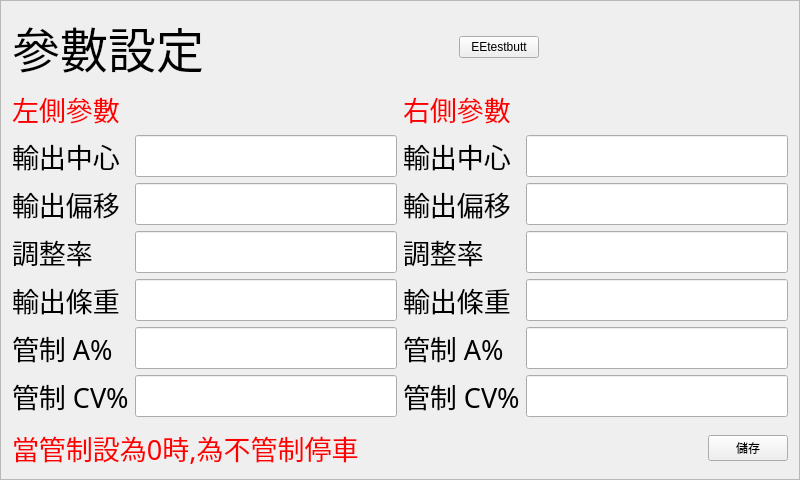
  <widget class="QFrame" name="prameter">
   <property name="geometry">
    <rect>
     <x>0</x>
     <y>0</y>
     <width>800</width>
     <height>480</height>
    </rect>
   </property>
   <property name="autoFillBackground">
    <bool>true</bool>
   </property>
   <property name="frameShape">
    <enum>QFrame::StyledPanel</enum>
   </property>
   <property name="frameShadow">
    <enum>QFrame::Raised</enum>
   </property>
   <layout class="QVBoxLayout" name="verticalLayout">
    <item>
     <layout class="QHBoxLayout" name="horizontalLayout_7">
      <item>
       <widget class="QLabel" name="label_26">
        <property name="font">
         <font>
          <family>標楷體</family>
          <pointsize>36</pointsize>
         </font>
        </property>
        <property name="toolTipDuration">
         <number>1</number>
        </property>
        <property name="autoFillBackground">
         <bool>false</bool>
        </property>
        <property name="lineWidth">
         <number>4</number>
        </property>
        <property name="text">
         <string>參數設定</string>
        </property>
       </widget>
      </item>
      <item>
       <spacer name="horizontalSpacer_10">
        <property name="orientation">
         <enum>Qt::Horizontal</enum>
        </property>
        <property name="sizeHint" stdset="0">
         <size>
          <width>40</width>
          <height>20</height>
         </size>
        </property>
       </spacer>
      </item>
      <item>
       <widget class="QPushButton" name="EEtestbutt">
        <property name="text">
         <string>EEtestbutt</string>
        </property>
       </widget>
      </item>
      <item>
       <spacer name="horizontalSpacer_11">
        <property name="orientation">
         <enum>Qt::Horizontal</enum>
        </property>
        <property name="sizeHint" stdset="0">
         <size>
          <width>40</width>
          <height>20</height>
         </size>
        </property>
       </spacer>
      </item>
     </layout>
    </item>
    <item>
     <layout class="QHBoxLayout" name="horizontalLayout_3">
      <item>
       <layout class="QFormLayout" name="formLayout">
        <item row="0" column="0">
         <widget class="QLabel" name="label_27">
          <property name="enabled">
           <bool>true</bool>
          </property>
          <property name="font">
           <font>
            <family>標楷體</family>
            <pointsize>20</pointsize>
           </font>
          </property>
          <property name="toolTipDuration">
           <number>1</number>
          </property>
          <property name="styleSheet">
           <string notr="true">color:rgb(255, 0, 0)</string>
          </property>
          <property name="lineWidth">
           <number>4</number>
          </property>
          <property name="text">
           <string>左側參數</string>
          </property>
         </widget>
        </item>
        <item row="0" column="1">
         <spacer name="horizontalSpacer_4">
          <property name="orientation">
           <enum>Qt::Horizontal</enum>
          </property>
          <property name="sizeHint" stdset="0">
           <size>
            <width>136</width>
            <height>20</height>
           </size>
          </property>
         </spacer>
        </item>
        <item row="1" column="0">
         <widget class="QLabel" name="label_31">
          <property name="font">
           <font>
            <family>標楷體</family>
            <pointsize>20</pointsize>
           </font>
          </property>
          <property name="toolTipDuration">
           <number>1</number>
          </property>
          <property name="lineWidth">
           <number>4</number>
          </property>
          <property name="text">
           <string>輸出中心</string>
          </property>
         </widget>
        </item>
        <item row="1" column="1">
         <widget class="QLineEdit" name="L_feedoutcenter">
          <property name="font">
           <font>
            <family>Calibri</family>
            <pointsize>20</pointsize>
           </font>
          </property>
          <property name="focusPolicy">
           <enum>Qt::StrongFocus</enum>
          </property>
          <property name="text">
           <string/>
          </property>
          <property name="alignment">
           <set>Qt::AlignCenter</set>
          </property>
         </widget>
        </item>
        <item row="2" column="0">
         <widget class="QLabel" name="label_37">
          <property name="font">
           <font>
            <family>標楷體</family>
            <pointsize>20</pointsize>
           </font>
          </property>
          <property name="toolTipDuration">
           <number>1</number>
          </property>
          <property name="lineWidth">
           <number>4</number>
          </property>
          <property name="text">
           <string>輸出偏移</string>
          </property>
         </widget>
        </item>
        <item row="2" column="1">
         <widget class="QLineEdit" name="L_outputoffset">
          <property name="font">
           <font>
            <family>Calibri</family>
            <pointsize>20</pointsize>
           </font>
          </property>
          <property name="alignment">
           <set>Qt::AlignCenter</set>
          </property>
         </widget>
        </item>
        <item row="3" column="0">
         <widget class="QLabel" name="label_28">
          <property name="font">
           <font>
            <family>標楷體</family>
            <pointsize>20</pointsize>
           </font>
          </property>
          <property name="toolTipDuration">
           <number>1</number>
          </property>
          <property name="lineWidth">
           <number>4</number>
          </property>
          <property name="text">
           <string>調整率</string>
          </property>
         </widget>
        </item>
        <item row="3" column="1">
         <widget class="QLineEdit" name="L_adjustrate">
          <property name="font">
           <font>
            <family>Calibri</family>
            <pointsize>20</pointsize>
           </font>
          </property>
          <property name="alignment">
           <set>Qt::AlignCenter</set>
          </property>
         </widget>
        </item>
        <item row="4" column="0">
         <widget class="QLabel" name="label_33">
          <property name="font">
           <font>
            <family>標楷體</family>
            <pointsize>20</pointsize>
           </font>
          </property>
          <property name="toolTipDuration">
           <number>1</number>
          </property>
          <property name="lineWidth">
           <number>4</number>
          </property>
          <property name="text">
           <string>輸出條重</string>
          </property>
         </widget>
        </item>
        <item row="4" column="1">
         <widget class="QLineEdit" name="L_outputweight">
          <property name="font">
           <font>
            <family>Calibri</family>
            <pointsize>20</pointsize>
           </font>
          </property>
          <property name="alignment">
           <set>Qt::AlignCenter</set>
          </property>
         </widget>
        </item>
        <item row="5" column="0">
         <widget class="QLabel" name="label_10">
          <property name="font">
           <font>
            <family>標楷體</family>
            <pointsize>20</pointsize>
           </font>
          </property>
          <property name="toolTipDuration">
           <number>1</number>
          </property>
          <property name="lineWidth">
           <number>4</number>
          </property>
          <property name="text">
           <string>管制 A%</string>
          </property>
         </widget>
        </item>
        <item row="5" column="1">
         <widget class="QLineEdit" name="L_limit_Aper">
          <property name="font">
           <font>
            <family>Calibri</family>
            <pointsize>20</pointsize>
           </font>
          </property>
          <property name="alignment">
           <set>Qt::AlignCenter</set>
          </property>
         </widget>
        </item>
        <item row="6" column="0">
         <widget class="QLabel" name="label_35">
          <property name="font">
           <font>
            <family>標楷體</family>
            <pointsize>20</pointsize>
           </font>
          </property>
          <property name="toolTipDuration">
           <number>1</number>
          </property>
          <property name="lineWidth">
           <number>4</number>
          </property>
          <property name="text">
           <string>管制 CV%</string>
          </property>
         </widget>
        </item>
        <item row="6" column="1">
         <widget class="QLineEdit" name="L_limit_CVper">
          <property name="font">
           <font>
            <family>Calibri</family>
            <pointsize>20</pointsize>
           </font>
          </property>
          <property name="alignment">
           <set>Qt::AlignCenter</set>
          </property>
         </widget>
        </item>
       </layout>
      </item>
      <item>
       <layout class="QFormLayout" name="formLayout_2">
        <item row="0" column="1">
         <spacer name="horizontalSpacer_5">
          <property name="orientation">
           <enum>Qt::Horizontal</enum>
          </property>
          <property name="sizeHint" stdset="0">
           <size>
            <width>136</width>
            <height>40</height>
           </size>
          </property>
         </spacer>
        </item>
        <item row="1" column="0">
         <widget class="QLabel" name="label_30">
          <property name="font">
           <font>
            <family>標楷體</family>
            <pointsize>20</pointsize>
           </font>
          </property>
          <property name="toolTipDuration">
           <number>1</number>
          </property>
          <property name="lineWidth">
           <number>4</number>
          </property>
          <property name="text">
           <string>輸出中心</string>
          </property>
         </widget>
        </item>
        <item row="2" column="0">
         <widget class="QLabel" name="label_29">
          <property name="font">
           <font>
            <family>標楷體</family>
            <pointsize>20</pointsize>
           </font>
          </property>
          <property name="toolTipDuration">
           <number>1</number>
          </property>
          <property name="lineWidth">
           <number>4</number>
          </property>
          <property name="text">
           <string>輸出偏移</string>
          </property>
         </widget>
        </item>
        <item row="3" column="0">
         <widget class="QLabel" name="label_32">
          <property name="font">
           <font>
            <family>標楷體</family>
            <pointsize>20</pointsize>
           </font>
          </property>
          <property name="toolTipDuration">
           <number>1</number>
          </property>
          <property name="lineWidth">
           <number>4</number>
          </property>
          <property name="text">
           <string>調整率</string>
          </property>
         </widget>
        </item>
        <item row="4" column="0">
         <widget class="QLabel" name="label_12">
          <property name="font">
           <font>
            <family>標楷體</family>
            <pointsize>20</pointsize>
           </font>
          </property>
          <property name="toolTipDuration">
           <number>1</number>
          </property>
          <property name="lineWidth">
           <number>4</number>
          </property>
          <property name="text">
           <string>輸出條重</string>
          </property>
         </widget>
        </item>
        <item row="5" column="0">
         <widget class="QLabel" name="label_38">
          <property name="font">
           <font>
            <family>標楷體</family>
            <pointsize>20</pointsize>
           </font>
          </property>
          <property name="toolTipDuration">
           <number>1</number>
          </property>
          <property name="lineWidth">
           <number>4</number>
          </property>
          <property name="text">
           <string>管制 A%</string>
          </property>
         </widget>
        </item>
        <item row="6" column="0">
         <widget class="QLabel" name="label_36">
          <property name="font">
           <font>
            <family>標楷體</family>
            <pointsize>20</pointsize>
           </font>
          </property>
          <property name="toolTipDuration">
           <number>1</number>
          </property>
          <property name="lineWidth">
           <number>4</number>
          </property>
          <property name="text">
           <string>管制 CV%</string>
          </property>
         </widget>
        </item>
        <item row="0" column="0">
         <widget class="QLabel" name="label_34">
          <property name="enabled">
           <bool>true</bool>
          </property>
          <property name="font">
           <font>
            <family>標楷體</family>
            <pointsize>20</pointsize>
           </font>
          </property>
          <property name="toolTipDuration">
           <number>1</number>
          </property>
          <property name="styleSheet">
           <string notr="true">color:rgb(255, 0, 0)</string>
          </property>
          <property name="lineWidth">
           <number>4</number>
          </property>
          <property name="text">
           <string>右側參數</string>
          </property>
         </widget>
        </item>
        <item row="1" column="1">
         <widget class="QLineEdit" name="R_feedoutcenter">
          <property name="font">
           <font>
            <family>Calibri</family>
            <pointsize>20</pointsize>
           </font>
          </property>
          <property name="alignment">
           <set>Qt::AlignCenter</set>
          </property>
         </widget>
        </item>
        <item row="2" column="1">
         <widget class="QLineEdit" name="R_outputoffset">
          <property name="font">
           <font>
            <family>Calibri</family>
            <pointsize>20</pointsize>
           </font>
          </property>
          <property name="alignment">
           <set>Qt::AlignCenter</set>
          </property>
         </widget>
        </item>
        <item row="3" column="1">
         <widget class="QLineEdit" name="R_adjustrate">
          <property name="font">
           <font>
            <family>Calibri</family>
            <pointsize>20</pointsize>
           </font>
          </property>
          <property name="alignment">
           <set>Qt::AlignCenter</set>
          </property>
         </widget>
        </item>
        <item row="4" column="1">
         <widget class="QLineEdit" name="R_outputweight">
          <property name="font">
           <font>
            <family>Calibri</family>
            <pointsize>20</pointsize>
           </font>
          </property>
          <property name="alignment">
           <set>Qt::AlignCenter</set>
          </property>
         </widget>
        </item>
        <item row="5" column="1">
         <widget class="QLineEdit" name="R_limit_Aper">
          <property name="font">
           <font>
            <family>Calibri</family>
            <pointsize>20</pointsize>
           </font>
          </property>
          <property name="alignment">
           <set>Qt::AlignCenter</set>
          </property>
         </widget>
        </item>
        <item row="6" column="1">
         <widget class="QLineEdit" name="R_limit_CVper">
          <property name="font">
           <font>
            <family>Calibri</family>
            <pointsize>20</pointsize>
           </font>
          </property>
          <property name="alignment">
           <set>Qt::AlignCenter</set>
          </property>
         </widget>
        </item>
       </layout>
      </item>
     </layout>
    </item>
    <item>
     <layout class="QHBoxLayout" name="horizontalLayout">
      <item>
       <widget class="QLabel" name="label_39">
        <property name="font">
         <font>
          <family>標楷體</family>
          <pointsize>20</pointsize>
          <weight>50</weight>
          <italic>false</italic>
          <bold>false</bold>
         </font>
        </property>
        <property name="styleSheet">
         <string notr="true">color:rgb(255, 0, 0);</string>
        </property>
        <property name="text">
         <string>當管制設為0時,為不管制停車</string>
        </property>
       </widget>
      </item>
      <item>
       <spacer name="horizontalSpacer_6">
        <property name="orientation">
         <enum>Qt::Horizontal</enum>
        </property>
        <property name="sizeHint" stdset="0">
         <size>
          <width>40</width>
          <height>20</height>
         </size>
        </property>
       </spacer>
      </item>
      <item>
       <widget class="QPushButton" name="saveButton">
        <property name="text">
         <string>儲存</string>
        </property>
       </widget>
      </item>
     </layout>
    </item>
   </layout>
  </widget>
